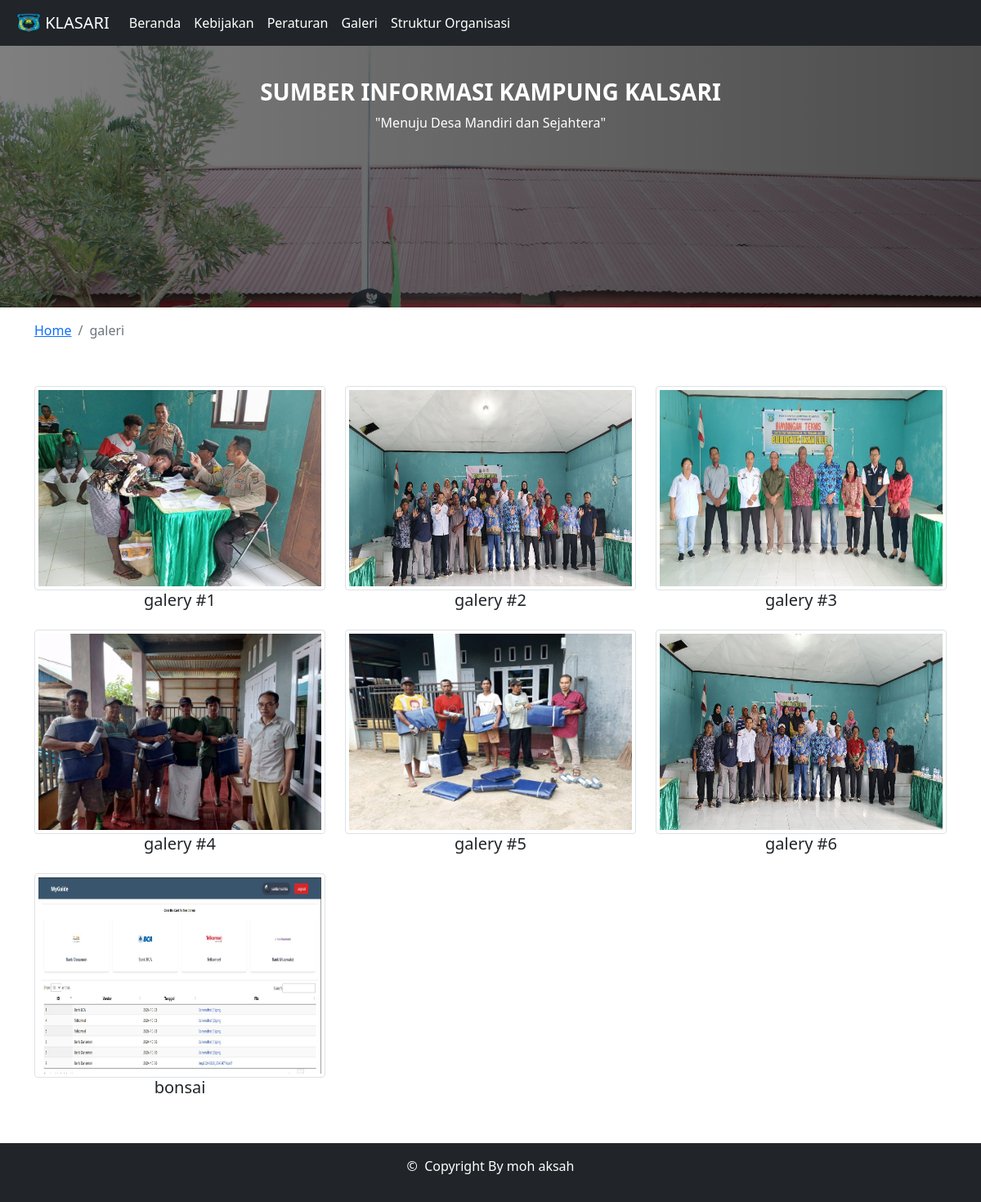
/xampp_htdock_visual_studio/Klasari/index.php?page=galeri, run on the app's committed database.
### tables this page shows
CREATE TABLE `tbl_gallery` (
  `id_img` int(11) NOT NULL,
  `nama` varchar(255) DEFAULT NULL,
  `judul` varchar(255) NOT NULL
);

### xampp_htdock_visual_studio/Klasari/kategori/galeri.php (the view)
<?php
    include "config/config.php";
    $sql = mysqli_query($con, "SELECT * FROM tbl_gallery");
?>
<div class="container mt-4">
    <div class="row text-center">
        <?php while ($data = mysqli_fetch_assoc($sql)): ?>
            <div class="col-md-4 col-sm-6 col-xs-12 mt-3">
                <div class="gallery-item">
                    <img src="assets/img/<?= htmlspecialchars($data['nama']) ?>" alt="<?= htmlspecialchars($data['judul']) ?>" class="img-fluid img-thumbnail">
                    <h5 class="gallery-title"><?= htmlspecialchars($data['judul']) ?></h5>
                </div>
            </div>
        <?php endwhile; ?>
    </div>
</div>

### xampp_htdock_visual_studio/Klasari/index.php (shortened to what this page needs)
<!DOCTYPE html>
<html lang="en">
<head>
	<link rel="stylesheet" href="assets/css/bootstrap-grid.css">
	<link rel="stylesheet" href="assets/css/bootstrap-reboot.css">
	<link rel="stylesheet" href="assets/css/bootstrap-utilities.css">
	<link rel="stylesheet" href="assets/css/bootstrap.css">
	<link rel="stylesheet" href="assets/css/ionicons.min.css">
	<link rel="stylesheet" href="assets/css/style.css">
</head>
<body>
	<nav class="navbar navbar-expand-lg navbar-light bg-dark p-2">
	  <div class="container-fluid">
	    <a class="navbar-brand d-flex align-items-center" href="index.php?page=beranda">
	    	<img src="assets/img/pabar.png" width="30" height="24">
	    	&nbsp; <span>KLASARI</span>
	    </a>
	    <div class="collapse navbar-collapse" id="navbarScroll">
	      <ul class="navbar-nav me-auto my-2 my-lg-0 navbar-nav-scroll" style="--bs-scroll-height: 100px;">
	        <li class="nav-item">
	          <a class="nav-link active" aria-current="page" href="index.php?page=beranda">Beranda</a>
	        </li>
	        <li class="nav-item">
	          <a class="nav-link" href="index.php?page=kebijakan">Kebijakan</a>
	        </li>
	        <li class="nav-item">
	          <a class="nav-link" href="index.php?page=peraturan">Peraturan</a>
	        </li>
	        <li class="nav-item">
	          <a class="nav-link" href="index.php?page=galeri">Galeri</a>
	        </li>
	        <li class="nav-item">
	          <a class="nav-link" href="index.php?page=struktur-organisasi">Struktur Organisasi</a>
	        </li>
	      </ul>
	    </div>
	  </div>
	</nav>
	<header id="header">
		<div class="d-flex align-items-center p-3">
			<div class="container header-box mt-3">
				<div class="row">
					<div class="col-md-12 text-center">
						<h3 class="mt-2">Sumber Informasi Kampung Kalsari</h3>
						<p>"Menuju Desa Mandiri dan Sejahtera"</p>
					</div>
				</div>
			</div>
		</div>
	</header>
	<section id="sec-article" class="mt-3">
		<div class="container">
			<nav aria-label="breadcrumb">
			  <ol class="breadcrumb">
			    <li class="breadcrumb-item"><a href="index.php?page=beranda">Home</a></li>
			    <li class="breadcrumb-item active" aria-current="page"><?= $_GET['page'] ?></li>
			  </ol>
			</nav>
			<div class="row mt-3">
			<?php
				if(isset($_GET['page'])) {
					$page = $_GET['page'];
					switch ($page) {
						case 'galeri':
							include "kategori/galeri.php";
							break;
					}
				} else {
					header("location: index.php?page=beranda");
					include "kategori/beranda.php";
				}
			 ?>
	</section>
	<footer id="footer" class="mt-5 p-3 bg-dark">
		<div class="container text-center">
			<p class="text-white">&copy;&nbsp; Copyright By moh aksah</p>
		</div>
	</footer>
</body>
</html>

### xampp_htdock_visual_studio/Klasari/assets/css/style.css (style rules this page uses)
* { margin: 0; padding: 0; }
#header { position: relative; width: 100%; height: 40vh; background: linear-gradient(90deg, rgba(0, 0, 0, .5), rgba(0, 0, 0, .7)), url("../img/babi-3.jpg"); background-size: cover; background-repeat: no-repeat; }
#header .header-box h3 { font-weight: 600; text-transform: uppercase; }
#header .header-box h3, #header .header-box p { color: #fff; }
.navbar .nav-item a, .navbar .navbar-brand { color: #fff!important; }
#sec-article { position: relative; margin-top: 20px; display: block; }
#sec-article .img-thumbnail { width: 380px; height: 250px; }

### data on the page
tbl_gallery: nama (picture), judul "galery #1"
tbl_gallery: nama (picture), judul "galery #2"
tbl_gallery: nama (picture), judul "galery #3"
tbl_gallery: nama (picture), judul "galery #4"
tbl_gallery: nama (picture), judul "galery #5"
tbl_gallery: nama (picture), judul "galery #6"
tbl_gallery: nama (picture), judul "bonsai"

### other printed values
$_GET['page'] "galeri"
